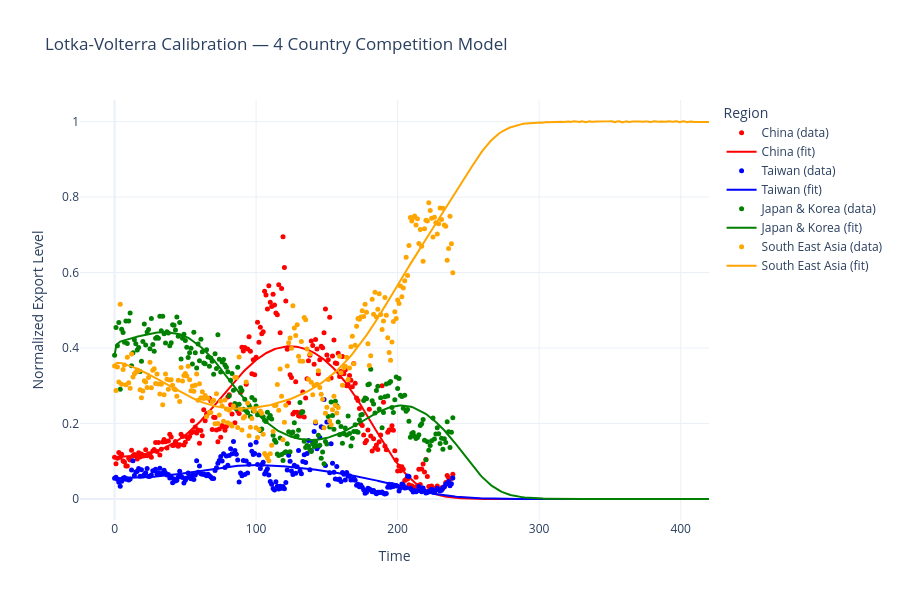

Notebook code for this chart:
### Code cell
import plotly.graph_objects as go

colors = ['red', 'blue', 'green', 'orange']
labels = ['China', 'Taiwan', 'Japan & Korea', 'South East Asia']

fig = go.Figure()

# Add data (scatter) and fit (line) for each species
for i in range(4):
    fig.add_trace(go.Scatter(
        x=t_data, y=data[i],
        mode='markers',
        marker=dict(size=5, color=colors[i]),
        name=f'{labels[i]} (data)'
    ))
    fig.add_trace(go.Scatter(
        x=simulated_t_data, y=sol.y[i],
        mode='lines',
        line=dict(color=colors[i]),
        name=f'{labels[i]} (fit)'
    ))

# Layout
fig.update_layout(
    title='Lotka-Volterra Calibration — 4 Country Competition Model',
    xaxis_title='Time',
    yaxis_title='Normalized Export Level',
    legend_title = 'Region',
    template='plotly_white',
    height=600,
    width=900
)

fig.show()

### Figure 1 — Plotly figure (JSON) as saved in the notebook; plotly's stock layout.template omitted (floating-point values rounded to 4 significant figures; data arrays with more than 128 entries replaced by an {"elided": "..."} marker saying what was removed)
{"data": [{"marker": {"color": "red", "size": 5}, "mode": "markers", "name": "China (data)", "type": "scatter", "x": {"elided": "240 float values"}, "y": {"elided": "240 float values"}}, {"line": {"color": "red"}, "mode": "lines", "name": "China (fit)", "type": "scatter", "x": {"elided": "420 float values"}, "y": {"elided": "420 float values"}}, {"marker": {"color": "blue", "size": 5}, "mode": "markers", "name": "Taiwan (data)", "type": "scatter", "x": {"elided": "240 float values"}, "y": {"elided": "240 float values"}}, {"line": {"color": "blue"}, "mode": "lines", "name": "Taiwan (fit)", "type": "scatter", "x": {"elided": "420 float values"}, "y": {"elided": "420 float values"}}, {"marker": {"color": "green", "size": 5}, "mode": "markers", "name": "Japan & Korea (data)", "type": "scatter", "x": {"elided": "240 float values"}, "y": {"elided": "240 float values"}}, {"line": {"color": "green"}, "mode": "lines", "name": "Japan & Korea (fit)", "type": "scatter", "x": {"elided": "420 float values"}, "y": {"elided": "420 float values"}}, {"marker": {"color": "orange", "size": 5}, "mode": "markers", "name": "South East Asia (data)", "type": "scatter", "x": {"elided": "240 float values"}, "y": {"elided": "240 float values"}}, {"line": {"color": "orange"}, "mode": "lines", "name": "South East Asia (fit)", "type": "scatter", "x": {"elided": "420 float values"}, "y": {"elided": "420 float values"}}], "layout": {"height": 600, "legend": {"title": {"text": "Region"}}, "title": {"text": "Lotka-Volterra Calibration — 4 Country Competition Model"}, "width": 900, "xaxis": {"title": {"text": "Time"}}, "yaxis": {"title": {"text": "Normalized Export Level"}}}}
